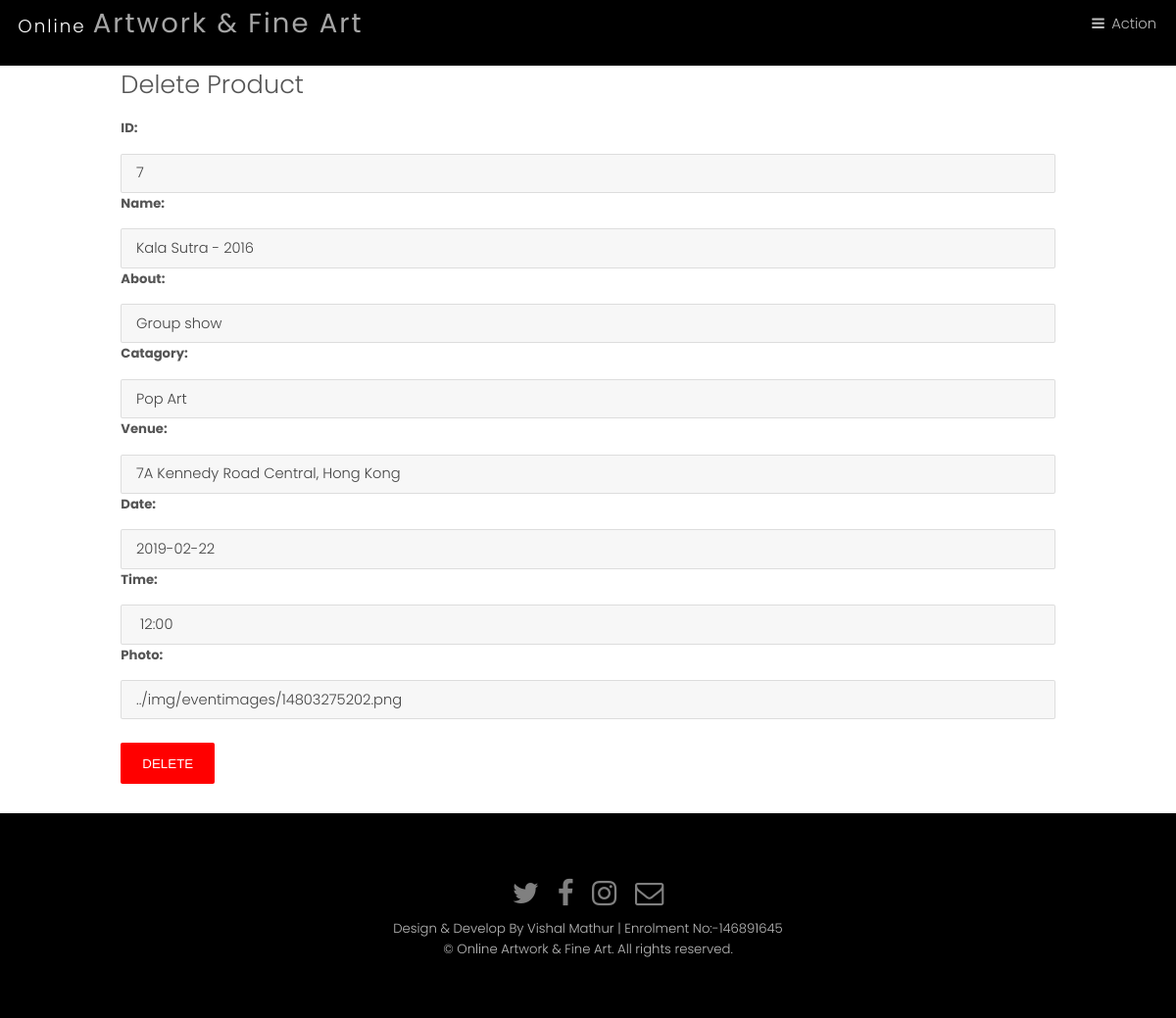
The app's page /admin/del_exhibitionevents.php?id=7 with its own data.
### tables this page shows
CREATE TABLE `exhibition_events` (
  `ex_id` int(100) NOT NULL,
  `event_name` varchar(100) NOT NULL,
  `event_about` varchar(500) NOT NULL,
  `event_category` varchar(100) NOT NULL,
  `event_venue` varchar(500) NOT NULL,
  `event_date` date NOT NULL,
  `event_time` varchar(500) NOT NULL,
  `event_photo` varchar(900) NOT NULL
);

### admin/del_exhibitionevents.php (the view, shortened to what this page needs)
<?php include("header/header.php");?>
<div class="back-img back-img1">
   <div class="container divform">
      <?php
         $r= $_GET['id'];
         $s=mysqli_query($con, "select * from exhibition_events where ex_id=$r");
         while($row=mysqli_fetch_array($s)){
         ?>
      <h2>Delete Product</h2>
      <form action="" method="post" name="f1" enctype="multipart/form-data">
         <div class="form-group">
            <label for="artid">ID:</label>
            <input type="text" class="form-control" id="artid" name="ai1" readonly value="<?php echo $row[0];?>">
         </div>
         <div class="form-group">
            <label for="artnm">Name:</label>
            <input type="text" class="form-control" id="artnm" name="a1" readonly value="<?php echo $row[1];?>">
         </div>
         <div class="form-group">
            <label for="sel1">About:</label>
            <input type="text" class="form-control" id="sel1" name="a2" readonly  value="<?php echo $row[2];?>">
         </div>
         <div class="form-group">
            <label for="pr">Catagory:</label>
            <input type="text" class="form-control" id="pr" name="a3" readonly value="<?php echo $row[3];?>">
         </div>
         <div class="form-group">
            <label for="dis">Venue:</label>
            <input type="text" class="form-control" id="dis" name="a4" readonly value="<?php echo $row[4];?>">
         </div>
         <div class="form-group">
            <label for="ph">Date:</label>
            <input type="text" class="form-control" id="ph" name="a5" readonly value="<?php echo $row[5];?>">
         </div>
         <div class="form-group">
            <label for="det">Time:</label>
            <input type="text" class="form-control" id="det" name="a6" readonly value="<?php echo $row[6];?>">
         </div>
         <div class="form-group">
            <label for="det">Photo:</label>
            <input type="text" class="form-control" id="det" name="uploadedimage" readonly value="<?php echo $row[7];?>">
         </div>
         <br>
         <button type="submit" class="button special-red" name="sub">Delete</button>
      </form>
      <?php } ?>
   </div>
</div>
<?php include("../footer/footer.php");?>

### assets/css/main.css (style rules this page uses)
html, body, div, span, applet, object, iframe, h1, h2, h3, h4, h5, h6, p, blockquote, pre, a, abbr, acronym, address, big, cite, code, del, dfn, em, img, ins, kbd, q, s, samp, small, strike, strong, sub, sup, tt, var, b, u, i, center, dl, dt, dd, ol, ul, li, fieldset, form, label, legend, table, caption, tbody, tfoot, thead, tr, th, td, article, aside, canvas, details, embed, figure, figcaption, footer, header, hgroup, menu, nav, output, ruby, section, summary, time, mark, audio, video { margin: 0; padding: 0; border: 0; font-size: 100%; font: inherit; vertical-align: baseline; }
body { line-height: 1; }
body { -webkit-text-size-adjust: none; }
*, *:before, *:after { -moz-box-sizing: border-box; -webkit-box-sizing: border-box; box-sizing: border-box; }
.container { margin-left: auto; margin-right: auto; }
.container { width: 80rem; }
@media screen and (max-width: 1680px) { .container { width: 80rem; } }
@media screen and (max-width: 1280px) { .container { width: 65rem; } }
body { -ms-overflow-style: scrollbar; }
body { background: #fff; }
html { font-size: 13pt; }
@media screen and (max-width: 1680px) { html { font-size: 11pt; } }
@media screen and (max-width: 1280px) { html { font-size: 11pt; } }
body { background-color: #fff; color: #444; }
body, input, select, textarea { font-family: "Poppins", sans-serif; font-weight: 300; font-size: 1rem; line-height: 1.65; }
h1, h2, h3, h4, h5, h6 { font-weight: 300; line-height: 1.5; margin: 0 0 1rem 0; }
h2 { font-size: 1.75rem; }
input, select, textarea { color: #555; }
h1, h2, h3, h4, h5, h6 { color: #555; }
input[type="submit"], input[type="reset"], input[type="button"], button, .button { -moz-appearance: none; -webkit-appearance: none; -ms-appearance: none; appearance: none; -moz-transition: background-color 0.2s ease-in-out, color 0.2s ease-in-out; -webkit-transition: background-color 0.2s ease-in-out, color 0.2s ease-in-out; -ms-transition: background-color 0.2s ease-in-out, color 0.2s ease-in-out; transition: background-color 0.2s ease-in-out, color 0.2s ease-in-out; border-radius: 2px; border: 0; cursor: pointer; display: inline-block; font-weight: 300; height: 2.85rem; line-height: 2.95rem; padding: 0 1.5rem; text-align: center; text-decoration: none; text-transform: uppercase; white-space: nowrap; }
input[type="submit"], input[type="reset"], input[type="button"], button, .button { background-color: #f2f2f2; color: #000 !important; }
form { margin: 0 0 2rem 0; }
label { display: block; font-size: 0.9rem; font-weight: 700; margin: 0 0 1rem 0; }
input[type="text"], input[type="password"], input[type="email"], select, textarea { -moz-appearance: none; -webkit-appearance: none; -ms-appearance: none; appearance: none; border-radius: 2px; border: none; border: solid 1px; color: inherit; display: block; outline: 0; padding: 0 1rem; text-decoration: none; width: 100%; }
input[type="text"], input[type="password"], input[type="email"], select { height: 2.75rem; }
label { color: #555; }
input[type="text"], input[type="password"], input[type="email"], select, textarea { background: rgba(144, 144, 144, 0.075); border-color: rgba(144, 144, 144, 0.25); }
.back-img { background-repeat: no-repeat !important; background-attachment: fixed !important; }
.button.special-red { background-color: red !important; color: #ffffff !important; }

### records on screen
exhibition_events: ai1 "7", a1 "Kala Sutra - 2016", a2 "Group show", a3 "Pop Art", a4 "7A Kennedy Road Central, Hong Kong", a5 "2019-02-22", a6 "12:00", uploadedimage "../img/eventimages/14803275202.png"
